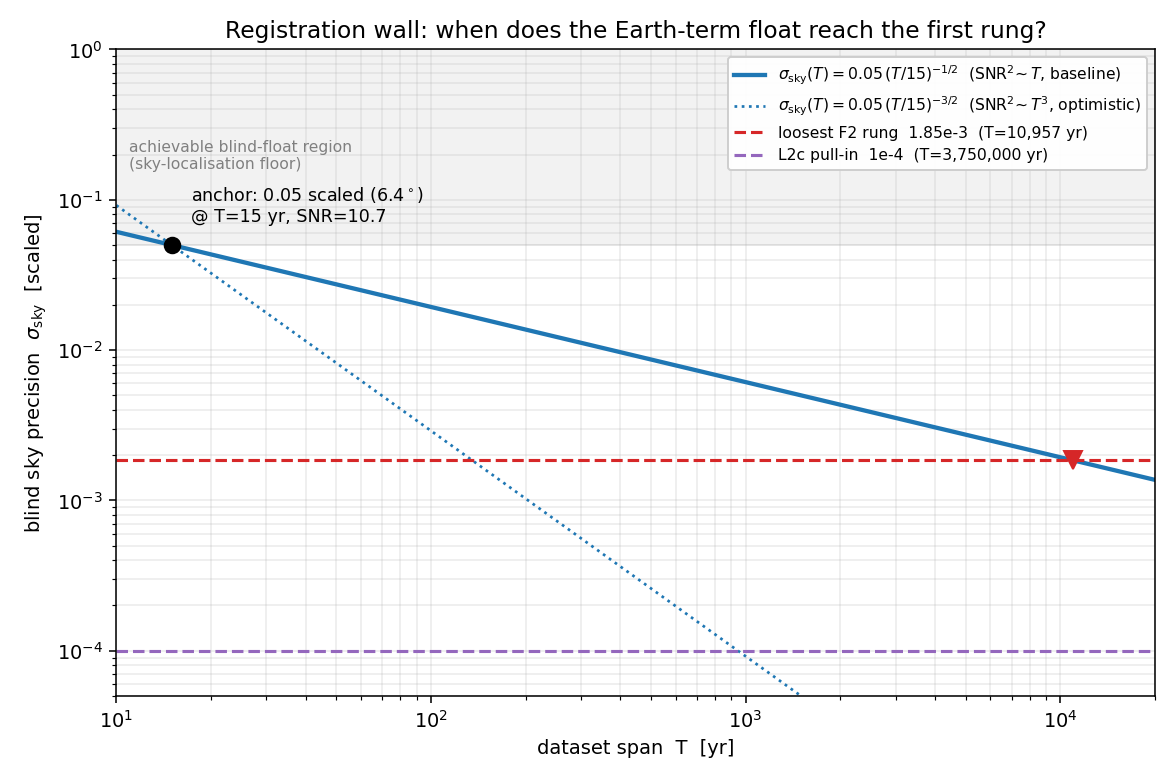

This figure's Python source:
"""PENCIL — crossing-time of the registration wall (pure arithmetic, no sim/likelihood).

Q: the F2 lever-arm ladder's LOOSEST registration baseline tolerates 1.85e-3 scaled
sky error; blind Earth-term source localisation floors at 0.05 scaled (6.4 deg) on the
15-yr dataset. The wall closes from ABOVE as data accumulate (sigma_sky shrinks with SNR).
When does the float cross onto the first rung?

CPU only. No GPU, no discovery calls. All arithmetic below.
"""
import numpy as np
import matplotlib
matplotlib.use("Agg")
import matplotlib.pyplot as plt

# ---------------------------------------------------------------- ANCHOR (measured)
T0      = 15.0        # yr, current dataset span
SIG0    = 0.05        # scaled, blind F-stat sky float floor at T0 (== 6.4 deg)
SIG0_DEG= 6.4         # deg, same anchor (for readout only)
SNR0    = 10.7        # per-source optimal matched-filter SNR at T0, h=-13.75
LOGH0   = -13.75      # log10 strain of the anchor source
DEG_PER_SCALED = SIG0_DEG / SIG0   # 128 deg per scaled unit (sky param prior width)

# ---------------------------------------------------------------- RUNGS (targets)
RUNG_LOOSE = 1.85e-3  # F2 loosest registration baseline (top of the ladder)
RUNG_L2C   = 1e-4     # L2c conditional-re-solve pull-in radius (bottom, banked)

# ---------------------------------------------------------------- ASSUMPTIONS (named)
# A1  Persistent monochromatic CW, always-on. Coherent matched filter over the full span.
# A2  White-noise-dominated band, FIXED cadence, NO new pulsars, NO noise re-weighting.
#     => per-sinusoid  SNR^2 = h^2 T / (2 S_n)  is LINEAR in T   ->  SNR ~ T^(1/2).
# A3  Blind sky localisation precision is SNR-limited (geometric array response):
#     sigma_sky ~ 1/SNR x (fixed baseline geometry).  Geometry frozen under A2
#     (same pulsars, same sky) -> only the SNR factor moves with T.
#          sigma_sky(T) = SIG0 * (T/T0)^(-1/2).
# A4  Frequency resolution improves SEPARATELY as sigma_f ~ 1/(SNR*T) ~ T^(-3/2)
#     (faster than sky). IRRELEVANT to the wall: F2 showed SKY BINDS -- a 0.05 scaled
#     sky error alone wraps the loosest pulsar-term phase by 0.05/1.85e-3 ~ 27 rad
#     regardless of frequency precision. So the binding axis scales as T^(-1/2).

def sigma_sky(T, p=0.5):
    """Blind sky precision (scaled) at span T. p=0.5 baseline (SNR^2~T); p=1.5 stress test."""
    return SIG0 * (T / T0) ** (-p)

def T_cross(sigma_target, p=0.5):
    """Span T (yr) at which sigma_sky(T) == sigma_target.  T = T0 * (SIG0/target)^(1/p)."""
    return T0 * (SIG0 / sigma_target) ** (1.0 / p)

# =============================================================== (2) crossing times
print("="*70)
print("STEP 2 — crossing times, baseline scaling SNR^2 ~ T  (sigma_sky ~ T^-1/2)")
print("="*70)
for name, rung in [("loosest rung 1.85e-3", RUNG_LOOSE), ("L2c pull-in 1e-4", RUNG_L2C)]:
    ratio = SIG0 / rung
    T = T_cross(rung, p=0.5)
    print(f"\n {name}:")
    print(f"   need sigma_sky shrink factor  SIG0/target = {SIG0:.3g}/{rung:.3g} = {ratio:.4g}")
    print(f"   SNR^2 ~ T  =>  T/T0 = (SIG0/target)^2 = {ratio**2:.6g}")
    print(f"   T = {T0} * {ratio**2:.6g}  =  {T:,.0f} yr   (= {T/1e3:.4g} kyr)")

# =============================================================== (3) vs strain
print("\n" + "="*70)
print("STEP 3 — vs STRAIN instead of T (fix T=T0=15yr)")
print("="*70)
# sigma_sky ~ 1/SNR ; SNR ~ h (linear in strain at fixed noise & span).
# Reach a rung by raising SNR (hence h) instead of waiting.
for name, rung in [("loosest rung 1.85e-3", RUNG_LOOSE), ("L2c pull-in 1e-4", RUNG_L2C)]:
    fac  = SIG0 / rung                 # required SNR boost factor
    snr  = SNR0 * fac                  # threshold per-source SNR
    dlogh= np.log10(fac)               # h ~ SNR linearly -> log10_h shifts by log10(fac)
    logh = LOGH0 + dlogh
    print(f"\n {name}:")
    print(f"   SNR threshold = SNR0 * (SIG0/target) = {SNR0} * {fac:.4g} = {snr:,.1f}")
    print(f"   h ~ SNR (fixed T) -> log10_h = {LOGH0} + log10({fac:.4g}) = {LOGH0}+{dlogh:.3f} = {logh:.3f}")
    print(f"   => h = 10^{logh:.3f} = {10**logh:.3g}   (anchor h = 10^{LOGH0} = {10**LOGH0:.3g})")

# =============================================================== (4) sensitivity SNR^2~T^3
print("\n" + "="*70)
print("STEP 4 — sensitivity: SNR^2 ~ T^3  (sigma_sky ~ T^-3/2)")
print("="*70)
print(" Justification test: for a SINUSOID in WHITE noise, SNR^2 = h^2 T/(2 S_n) is")
print(" strictly LINEAR in T (A2). T^3 requires per-sample sensitivity ALSO improving ~T,")
print(" i.e. red-noise / spin-down-limited spectra where the growing 1/T frequency bin")
print(" suppresses in-band noise. Not our regime (Stage C freezes noise at truth, white-")
print(" dominated 3-20 nHz band). => T^3 is an OPTIMISTIC bound, not the baseline. Reported")
print(" only to bracket; even it does not rescue the wall.")
for name, rung in [("loosest rung 1.85e-3", RUNG_LOOSE), ("L2c pull-in 1e-4", RUNG_L2C)]:
    T = T_cross(rung, p=1.5)
    print(f"   {name}:  T = T0*(SIG0/target)^(2/3) = {T0}*{(SIG0/rung)**(2/3):.4g} = {T:,.0f} yr")

# =============================================================== (5) figure
T_grid = np.logspace(np.log10(10), np.log10(2e4), 400)      # 10 yr .. 20 kyr
fig, ax = plt.subplots(figsize=(8.4, 5.6))
ax.loglog(T_grid, sigma_sky(T_grid, 0.5), color="#1f77b4", lw=2.2,
          label=r"$\sigma_{\rm sky}(T)=0.05\,(T/15)^{-1/2}$  (SNR$^2\!\sim T$, baseline)")
ax.loglog(T_grid, sigma_sky(T_grid, 1.5), color="#1f77b4", lw=1.4, ls=":",
          label=r"$\sigma_{\rm sky}(T)=0.05\,(T/15)^{-3/2}$  (SNR$^2\!\sim T^3$, optimistic)")

# rungs as horizontal lines
ax.axhline(RUNG_LOOSE, color="#d62728", lw=1.6, ls="--",
           label=f"loosest F2 rung  1.85e-3  (T={T_cross(RUNG_LOOSE):,.0f} yr)")
ax.axhline(RUNG_L2C,   color="#9467bd", lw=1.6, ls="--",
           label=f"L2c pull-in  1e-4  (T={T_cross(RUNG_L2C):,.0f} yr)")

# anchor + float-floor band
ax.plot(T0, SIG0, "o", color="black", ms=8, zorder=5)
ax.annotate(f"anchor: 0.05 scaled (6.4$^\\circ$)\n@ T=15 yr, SNR=10.7",
            (T0, SIG0), textcoords="offset points", xytext=(10, 12), fontsize=9)
ax.axhspan(SIG0, 1.0, color="grey", alpha=0.10)
ax.text(11, 0.16, "achievable blind-float region\n(sky-localisation floor)",
        fontsize=8, color="grey")

# crossing markers on baseline curve
for rung, c in [(RUNG_LOOSE, "#d62728"), (RUNG_L2C, "#9467bd")]:
    Tc = T_cross(rung, 0.5)
    ax.plot(Tc, rung, "v", color=c, ms=9, zorder=6)

ax.set_xlabel("dataset span  T  [yr]")
ax.set_ylabel(r"blind sky precision  $\sigma_{\rm sky}$  [scaled]")
ax.set_title("Registration wall: when does the Earth-term float reach the first rung?")
ax.grid(True, which="both", alpha=0.25)
ax.legend(fontsize=8, loc="upper right", framealpha=0.95)
ax.set_xlim(10, 2e4); ax.set_ylim(5e-5, 1.0)
fig.tight_layout()
fig.savefig("CW_transition/PENCIL_t_crossing.png", dpi=140)
print("\n[fig] CW_transition/PENCIL_t_crossing.png")

# =============================================================== save npz
np.savez("CW_transition/PENCIL_t_crossing.npz",
    T0=T0, sigma0_scaled=SIG0, sigma0_deg=SIG0_DEG, snr0=SNR0, logh0=LOGH0,
    deg_per_scaled=DEG_PER_SCALED,
    rung_loose=RUNG_LOOSE, rung_l2c=RUNG_L2C,
    # step2 baseline SNR^2~T
    Tcross_loose_p05=T_cross(RUNG_LOOSE, 0.5), Tcross_l2c_p05=T_cross(RUNG_L2C, 0.5),
    # step4 stress SNR^2~T^3
    Tcross_loose_p15=T_cross(RUNG_LOOSE, 1.5), Tcross_l2c_p15=T_cross(RUNG_L2C, 1.5),
    # step3 strain thresholds
    snr_thresh_loose=SNR0*(SIG0/RUNG_LOOSE), snr_thresh_l2c=SNR0*(SIG0/RUNG_L2C),
    logh_thresh_loose=LOGH0+np.log10(SIG0/RUNG_LOOSE),
    logh_thresh_l2c=LOGH0+np.log10(SIG0/RUNG_L2C),
    assumptions="A1 persistent monochromatic CW; A2 white-noise-dom, fixed cadence, no "
        "new pulsars => SNR^2~T; A3 sigma_sky~1/SNR x fixed geometry; A4 sky binds "
        "(freq ~T^-3/2 irrelevant); p=0.5 baseline, p=1.5 optimistic red/cadence bound.")
print("[npz] CW_transition/PENCIL_t_crossing.npz")
